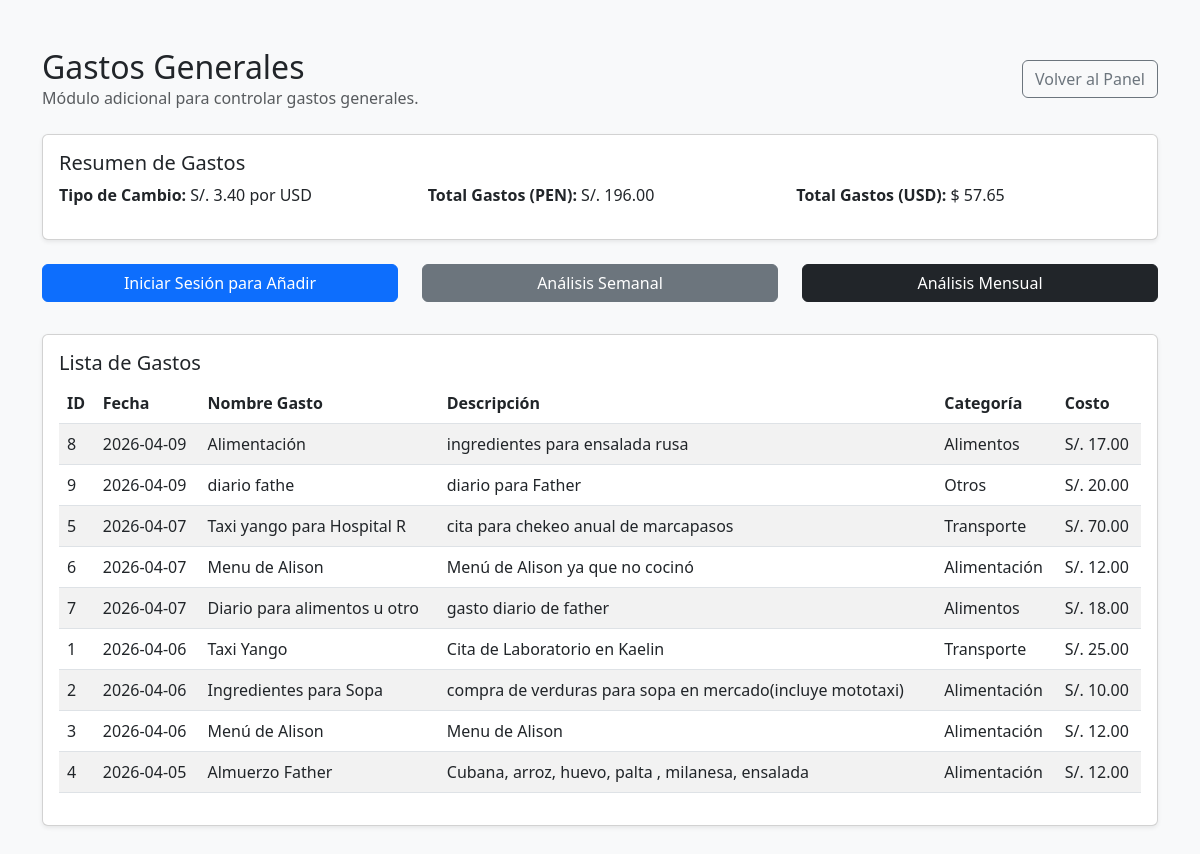
The page /gastos on the database its author committed.
### tables this page shows
CREATE TABLE config (id INTEGER PRIMARY KEY, dolar REAL);

CREATE TABLE gastos (
            id INTEGER PRIMARY KEY AUTOINCREMENT,
            descripcion TEXT NOT NULL,
            monto REAL NOT NULL,
            moneda TEXT DEFAULT 'PEN',  -- PEN para soles, USD para dólares
            fecha DATE DEFAULT CURRENT_DATE,
            categoria TEXT DEFAULT 'General'
        , nombre_gasto TEXT, costo REAL);

### app.py (the view)
@app.route('/gastos')
def gastos():
    conn = get_db_connection()
    row = conn.execute('SELECT dolar FROM config WHERE id = 1').fetchone()
    dolar = row['dolar'] if row is not None else 1.0
    gastos_list = conn.execute('SELECT * FROM gastos ORDER BY fecha DESC').fetchall()
    total_gastos = sum(float(g['costo'] or 0) for g in gastos_list)
    total_gastos_usd = total_gastos / dolar if dolar else 0.0
    editable = 'admin' in session
    conn.close()
    return render_template('gastos.html', editable=editable, dolar=dolar, total_gastos=total_gastos, total_gastos_usd=total_gastos_usd, gastos=gastos_list)

### app.py (called while the page is built)
def get_db_connection():
    conn = sqlite3.connect(DATABASE, timeout=10)
    conn.row_factory = sqlite3.Row
    return conn

### templates/gastos.html (shortened to what this page needs)
<!DOCTYPE html>
<html lang="es">
<head>
    <link href="https://cdn.jsdelivr.net/npm/bootstrap@5.3.0/dist/css/bootstrap.min.css" rel="stylesheet">
</head>
<body class="bg-light">
    <div class="container py-5">
        <div class="d-flex justify-content-between align-items-center mb-4">
            <div>
                <h2 class="mb-0">Gastos Generales</h2>
                <p class="text-muted mb-0">Módulo adicional para controlar gastos generales.</p>
            </div>
            <div>
                <a href="{{ url_for('index') }}" class="btn btn-outline-secondary">Volver al Panel</a>
            </div>
        </div>
        <div class="card shadow-sm mb-4">
            <div class="card-body">
                <h5 class="card-title">Resumen de Gastos</h5>
                <div class="row">
                    <div class="col-md-4">
                        <p><strong>Tipo de Cambio:</strong> S/. {{ "%.2f"|format(dolar) }} por USD</p>
                    </div>
                    <div class="col-md-4">
                        <p><strong>Total Gastos (PEN):</strong> S/. {{ "%.2f"|format(total_gastos) }}</p>
                    </div>
                    <div class="col-md-4">
                        <p><strong>Total Gastos (USD):</strong> $ {{ "%.2f"|format(total_gastos_usd) }}</p>
                    </div>
                </div>
            </div>
        </div>
        <div class="row mb-4">
            <div class="col-md-4">
                {% if editable %}
                <a href="{{ url_for('add_gasto') }}" class="btn btn-primary w-100 mb-2">Añadir Nuevo Gasto</a>
                {% else %}
                <a href="{{ url_for('login') }}" class="btn btn-primary w-100 mb-2">Iniciar Sesión para Añadir</a>
                {% endif %}
            </div>
            <div class="col-md-4">
                <a href="{{ url_for('gastos_semana') }}" class="btn btn-secondary w-100 mb-2">Análisis Semanal</a>
            </div>
            <div class="col-md-4">
                <a href="{{ url_for('gastos_mes') }}" class="btn btn-dark w-100 mb-2">Análisis Mensual</a>
            </div>
        </div>
        <div class="card shadow-sm">
            <div class="card-body">
                <h5 class="card-title">Lista de Gastos</h5>
                <div class="table-responsive">
                    <table class="table table-striped">
                        <thead>
                            <tr>
                                <th>ID</th>
                                <th>Fecha</th>
                                <th>Nombre Gasto</th>
                                <th>Descripción</th>
                                <th>Categoría</th>
                                <th>Costo</th>
                            </tr>
                        </thead>
                        <tbody>
                            {% for gasto in gastos %}
                            <tr>
                                <td>{{ gasto.id }}</td>
                                <td>{{ gasto.fecha }}</td>
                                <td>{{ gasto.nombre_gasto }}</td>
                                <td>{{ gasto.descripcion }}</td>
                                <td>{{ gasto.categoria }}</td>
                                <td>S/. {{ "%.2f"|format(gasto.costo) }}</td>
                            </tr>
                            {% endfor %}
                        </tbody>
                    </table>
                </div>
            </div>
        </div>
    </div>
</body>
</html>

### rows shown on the page
config: dolar "3.40"
gastos: id "8", fecha "2026-04-09", nombre_gasto "Alimentación", descripcion "ingredientes para ensalada rusa", categoria "Alimentos", costo "17.00"
gastos: id "9", fecha "2026-04-09", nombre_gasto "diario fathe", descripcion "diario para Father", categoria "Otros", costo "20.00"
gastos: id "5", fecha "2026-04-07", nombre_gasto "Taxi yango para Hospital R", descripcion "cita para chekeo anual de marcapasos", categoria "Transporte", costo "70.00"
gastos: id "6", fecha "2026-04-07", nombre_gasto "Menu de Alison", descripcion "Menú de Alison ya que no cocinó", categoria "Alimentación", costo "12.00"
gastos: id "7", fecha "2026-04-07", nombre_gasto "Diario para alimentos u otro", descripcion "gasto diario de father", categoria "Alimentos", costo "18.00"
gastos: id "1", fecha "2026-04-06", nombre_gasto "Taxi Yango", descripcion "Cita de Laboratorio en Kaelin", categoria "Transporte", costo "25.00"
gastos: id "2", fecha "2026-04-06", nombre_gasto "Ingredientes para Sopa", descripcion "compra de verduras para sopa en mercado(incluye mototaxi)", categoria "Alimentación", costo "10.00"
gastos: id "3", fecha "2026-04-06", nombre_gasto "Menú de Alison", descripcion "Menu de Alison", categoria "Alimentación", costo "12.00"
gastos: id "4", fecha "2026-04-05", nombre_gasto "Almuerzo Father", descripcion "Cubana, arroz, huevo, palta , milanesa, ensalada", categoria "Alimentación", costo "12.00"

### other values the page prints
{{ "%.2f"|format(total_gastos) }} "196.00"
{{ "%.2f"|format(total_gastos_usd) }} "57.65"
